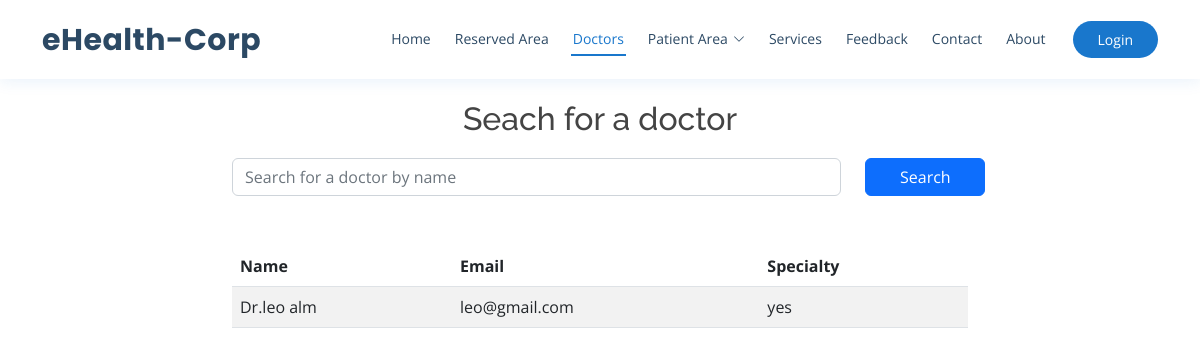
Page /doctors on the committed database.
### tables this page shows
CREATE TABLE app_user (
    id INTEGER PRIMARY KEY AUTOINCREMENT,
    email VARCHAR(40),
    password_ VARCHAR(20) NOT NULL,
    name_ VARCHAR(40) NOT NULL,
    UNIQUE (email)
);

CREATE TABLE doctor (
    id INTEGER NOT NULL,
    speciality VARCHAR(30) NOT NULL,
    PRIMARY KEY (id),
    FOREIGN KEY(id) REFERENCES app_user (id) ON DELETE CASCADE
);

### eHealthCorp/views/doctors.py (the view, shortened to what this page needs)
@doctors.route("/doctors", methods=["GET", "POST"])
def show():
    conn, cur = get_conn()
    if request.method == "GET":
        try:
            cur.execute("SELECT * FROM doctor")
            doctors = cur.fetchall()
            lst = []
            for doctor in doctors:
                user = cur.execute("SELECT app_user.name_, app_user.email FROM app_user WHERE id = ?", (doctor[0],)).fetchone()
                lst.append({
                    'name': user[0],
                    'email': user[1],
                    'specialty': doctor[1],
                })
        except:
            return render_template("error.html", error="Error while fetching data")
    return render_template("doctors.html", doctors=lst)

### eHealthCorp/__init__.py (called while the page is built)
def get_conn():
    conn = sqlite3.connect('db.sqlite3')
    cur = conn.cursor()
    return conn, cur

### eHealthCorp/templates/doctors.html (shortened to what this page needs)
{% extends 'base.html' %}
{% block content %}
<div class="container" style="margin-top: 100px ;">
    <div class="row" style="margin-top: 50px;">
        <h2 class="col-12" style="text-align:center ; margin-bottom: 20px;">Seach for a doctor</h2>
        <div class="col-2"></div>
        <div class ="col-8" >
            <form method="POST">
                <div class="row">
                    <div class="col-10">
                        <input type="text" class="form-control" id="search" name="user_input" placeholder="Search for a doctor by name">
                    </div>
                    <div class="col-2">
                        <button type="submit" class="btn btn-primary" style="width: 120px;">Search</button>
                    </div>
                </div>
            </form>
        </div>
        <div class="col-2"></div>
    </div>
    <div class="row" style="margin-top: 50px;">
        <div class="col-2"></div>
        <div class ="col-8" >
            <div class="col-12">
                <table class="table table-striped">
                    <thead>
                        <tr>
                            <th scope="col">Name</th>
                            <th scope="col">Email</th>
                            <th scope="col">Specialty</th>
                        </tr>
                    </thead>
                    <tbody>
                        {% for doctor in doctors %}
                        <tr>
                            <td>Dr.{{doctor.name}}</td>
                            <td>{{doctor.email}}</td>
                            <td>{{doctor.specialty}}</td>
                        </tr>
                        {% endfor %}
                    </tbody>
            </table>
        </div>
    </div>
</div>
{% endblock %}

### eHealthCorp/static/assets/css/style.css (style rules this page uses)
body { font-family: "Open Sans", sans-serif; color: #444444; }
h1, h2, h3, h4, h5, h6 { font-family: "Raleway", sans-serif; }

### rows in the picture
app_user: name "leo alm", email "leo@gmail.com"
doctor: specialty "yes"
